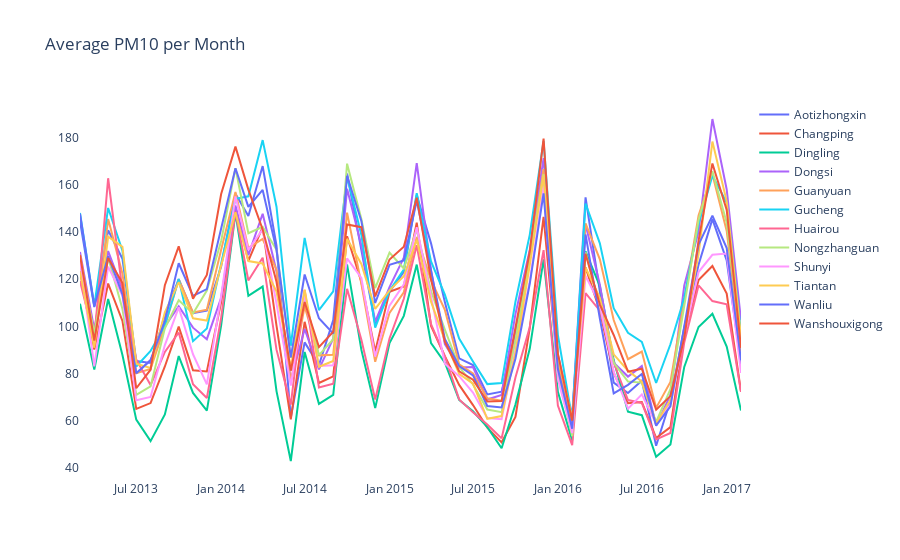

The code cell stored with this chart in its notebook:
### Markdown cell above
#### PM10 (Particulate Matter 10)

### Code cell
fig = go.Figure()

for station in stations:
    fig.add_trace(go.Scatter(
        x=v1[v1['station'] == station]['year_month'],
        y=v1[v1['station'] == station]['PM10'], 
        mode='lines', 
        name=station 
    ))

fig.update_layout(
    title='Average PM10 per Month',
    showlegend=True,
    plot_bgcolor='white',
)
